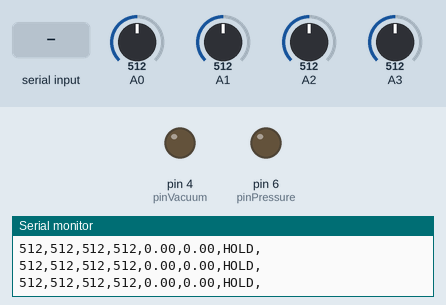
This sketch was run on a simulated Arduino Uno, built with avr-gcc and run on an emulated ATmega328P. On the bench: output pins drawn as LEDs (lit = HIGH), the last lines printed to the serial monitor. Inputs (shaded band) come from the test bench; at power-on: A0 = 512, A1 = 512, A2 = 512, A3 = 512.

Above: at 1.2 s.
1.3 s: "O" received over Serial
At 2.0 s:
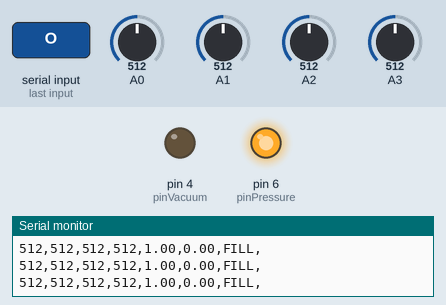
2.8 s: "V" received over Serial
At 3.1 s:
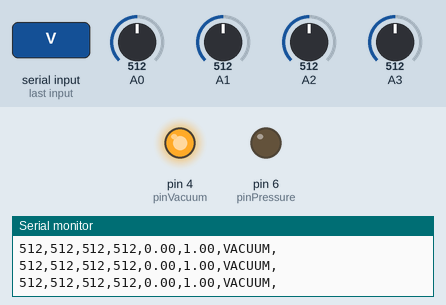
4.3 s: A0 set to 108
7.3 s: A0 set to 93
10.3 s: "S" received over Serial
At 11.2 s:
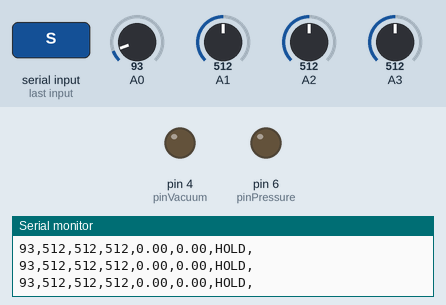
Timing chart, 0 to 12.8 s (numbered marks = the images above; inputs shaded):
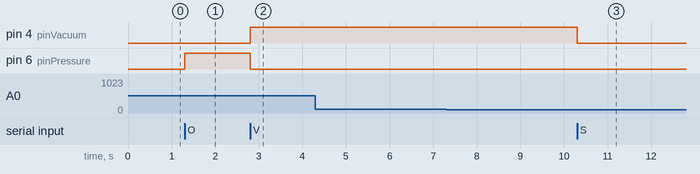

Measured:
- after the input at 1.3 s, pin 6 (pinPressure): LOW → HIGH at once
- after the input at 2.8 s, pin 4 (pinVacuum): LOW → HIGH at once; pin 6 (pinPressure): HIGH → LOW at once
- after the input at 10.3 s, pin 4 (pinVacuum): HIGH → LOW at once

The sketch:

projectCode.ino
```cpp
#include "Sensor.h"

// Solenoid Pin Definitions
const int pinPressure = 6;
const int pinVacuum   = 4;

// Sensors
Sensor tap(A0);
Sensor flexy1(A1);
Sensor flexy2(A2);
Sensor flexy3(A3);

// Status variables
double pPower = 0.0;
double vPower = 0.0;
String currentAction = "HOLD";

// Timer variables for high responsiveness
unsigned long lastSendTime = 0;
const int sendInterval = 50; // Send data every 50ms

void setup() {
  pinMode(pinPressure, OUTPUT);
  pinMode(pinVacuum, OUTPUT);

  digitalWrite(pinPressure, LOW);
  digitalWrite(pinVacuum, LOW);

  Serial.begin(9600);
}

void loop() {
  // 1. LISTEN for commands (Immediate priority)
  if (Serial.available() > 0) {
    char cmd = Serial.read();

    switch (cmd) {
      case 'O': // FILL
        digitalWrite(pinPressure, HIGH);
        digitalWrite(pinVacuum, LOW);
        pPower = 1.0; vPower = 0.0;
        currentAction = "FILL";
        break;

      case 'V': // VACUUM
        digitalWrite(pinPressure, LOW);
        digitalWrite(pinVacuum, HIGH);
        pPower = 0.0; vPower = 1.0;
        currentAction = "VACUUM";
        break;

      case 'S': // HOLD
        digitalWrite(pinPressure, LOW);
        digitalWrite(pinVacuum, LOW);
        pPower = 0.0; vPower = 0.0;
        currentAction = "HOLD";
        break;
    }
  }

  // 2. BROADCAST data (Timer-based, doesn't clog the buffer)
  if (millis() - lastSendTime >= sendInterval) {
    Serial.print(tap.read());
    Serial.print(",");
    Serial.print(flexy1.read());
    Serial.print(",");
    Serial.print(flexy2.read());
    Serial.print(",");
    Serial.print(flexy3.read());
    Serial.print(",");
    Serial.print(pPower);
    Serial.print(",");
    Serial.print(vPower);
    Serial.print(",");
    Serial.print(currentAction);
    Serial.println(","); // Ending with comma per your format

    lastSendTime = millis();
  }
}
```

Sensor.cpp
```cpp
// Sensor methods
#include "Sensor.h"

Sensor::Sensor(int pin) {
  readings[10];
  readIndex = 0;
  total =0;
  average = 0;
  sensorPin   = pin;
  for (int thisReading = 0; thisReading < 10; thisReading++){
    readings[thisReading]=0;
  }
  pinMode(pin, INPUT);
}

int Sensor::read(){
  // // subtract the last reading:
  // total = total - readings[readIndex];
  // // read from the sensor:
  // readings[readIndex] = analogRead(sensorPin);
  // // add the reading to the total:
  // total = total + readings[readIndex];
  // // advance to the next position in the array:
  // readIndex = readIndex + 1;

  // // if we're at the end of the array...
  // if (readIndex >= 10) {
  //   // ...wrap around to the beginning:
  //   readIndex = 0;
  // }

  // // calculate the average:
  // average = total / 10;
  return analogRead(sensorPin);
}

String Sensor::advancedRead(){
  int i = read();
  if (i<1000 && i>900){
    Serial.println("Light Press");
  }
  else if (i<900 && i>800){
    Serial.println("Medium Press");
  }
  else if (i<800){
    Serial.println("Hard Press");
  }
  else{
      Serial.println("No contact");
  }
}
```

Sensor.h
```cpp
// Sensor main class

#ifndef Sensor_h
#define Sensor_h

#include <Arduino.h>
// const int numReadings = 10;
// int readings[numReadings];
// int readIndex = 0;
// int total =0;
// int average = 0;

class Sensor {
  private:
    int sensorPin;
    int readings[10];
    int readIndex;
    int total;
    int average;

  public:
    Sensor(int pin);
    int read();
    String advancedRead();
    //methods here
};

#endif
```
